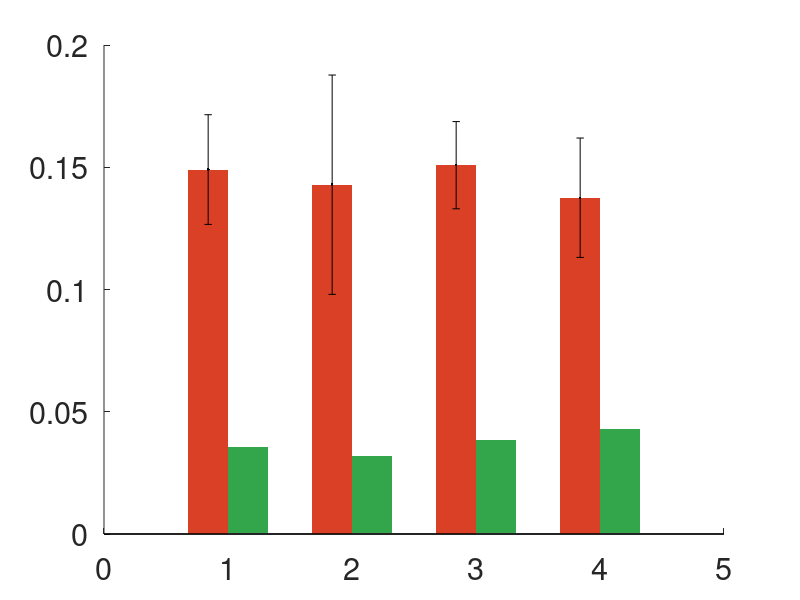

Recreate this plot in MATLAB. (Note: this script raises an error after producing the figure.)
%% plot_C5_pid_tuning.m
% C5 — LLM-driven PID self-tuning: RMSE before vs after per model
% Data hardcoded from CSV files. Grouped bar chart with 95% CI error bars.

clear; clc; close all;
set(groot,'DefaultAxesFontSize',22);

model_lbl = {'Claude','GPT-4o','GPT-4o-mini','Gemini'};
n = 4;

%% ── hardcoded data from C5_summary_*_guardrail_on.csv ───────────────────────
rmse_before   = [0.14906,  0.14287,  0.15084,  0.13754];
rmse_after    = [0.03578,  0.03203,  0.03861,  0.04298];

% err = (ci_hi - ci_lo) / 2
err_before    = [0.02243,  0.04485,  0.017835, 0.02441];
err_after     = [0.004725, 0.002885, 0.00486,  0.007885];

reduction_pct = [75.6,     74.5,     74.1,     67.8];
cycles        = [1.8,      1.6,      4.6,      3.4];

%% ── Figure ───────────────────────────────────────────────────────────────────
figure('Name','C5 — PID Self-Tuning','Position',[60 60 1000 900]);
ax  = axes;
hold on;

cBefore = [0.85 0.25 0.15];
cAfter  = [0.20 0.65 0.30];

x      = 1:n;
bWidth = 0.32;
x_b    = x - bWidth/2;
x_a    = x + bWidth/2;

bar(ax, x_b, rmse_before, bWidth, 'FaceColor',cBefore, 'EdgeColor','none', ...
    'DisplayName','RMSE  before tuning (K_p = 1.5)');
bar(ax, x_a, rmse_after,  bWidth, 'FaceColor',cAfter,  'EdgeColor','none', ...
    'DisplayName','RMSE  after tuning');

errorbar(ax, x_b, rmse_before, err_before, 'k.', 'LineWidth',1.8, 'HandleVisibility','off');
errorbar(ax, x_a, rmse_after,  err_after,  'k.', 'LineWidth',1.8, 'HandleVisibility','off');

for k = 1:n
    text(ax, x_a(k), rmse_after(k) + err_after(k) + 0.004, ...
         sprintf('%.1f%%', reduction_pct(k)), ...
         'HorizontalAlignment','center','FontSize',18,'Color',cAfter,'FontWeight','bold');
    text(ax, x_b(k), rmse_before(k) + err_before(k) + 0.004, ...
         sprintf('%.1f cyc', cycles(k)), ...
         'HorizontalAlignment','center','FontSize',15,'Color',[0.4 0.4 0.4]);
end

set(ax,'XTick',1:n,'XTickLabel',model_lbl,'Box','off', ...
       'YGrid','on','GridAlpha',.25,'GridLineStyle','--','XGrid','off');
xlabel(ax,'Model','FontSize',24);
ylabel(ax,'Roll RMSE  (°)','FontSize',24);
title(ax,{'C5 — LLM-Driven PID Self-Tuning'; ...
          'Roll oscillation reduced by 68–76%  (K_p injected = 1.5, nominal = 0.3)'},'FontSize',22);
legend(ax,'FontSize',20,'NumColumns',1,'Location','northeast');
ylim(ax,[0 0.25]);
hold off;
